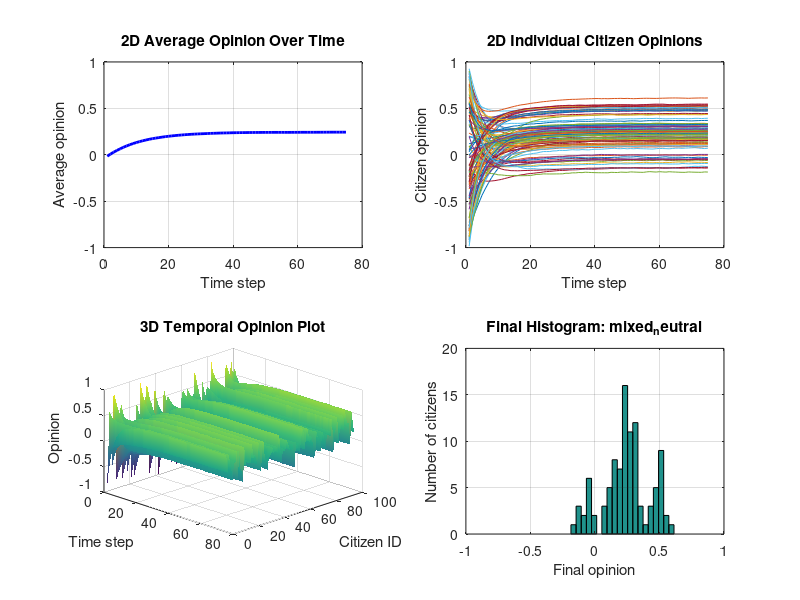
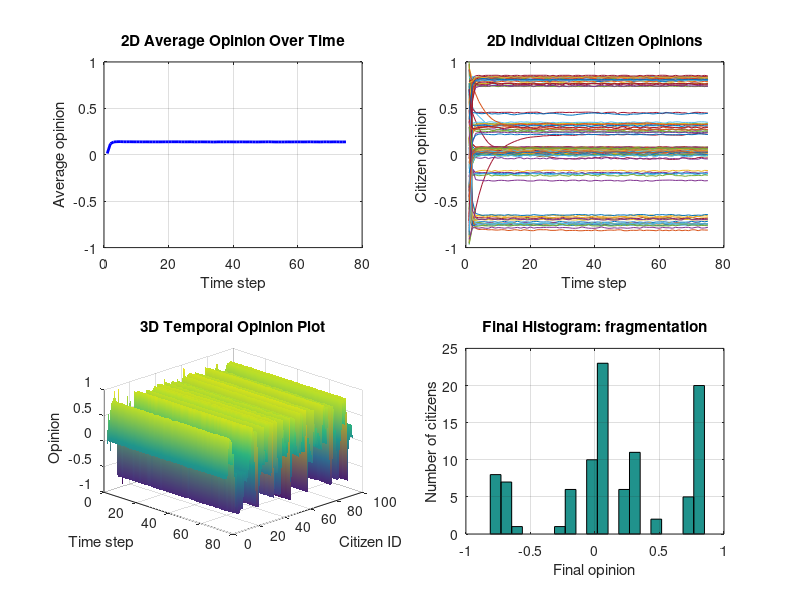
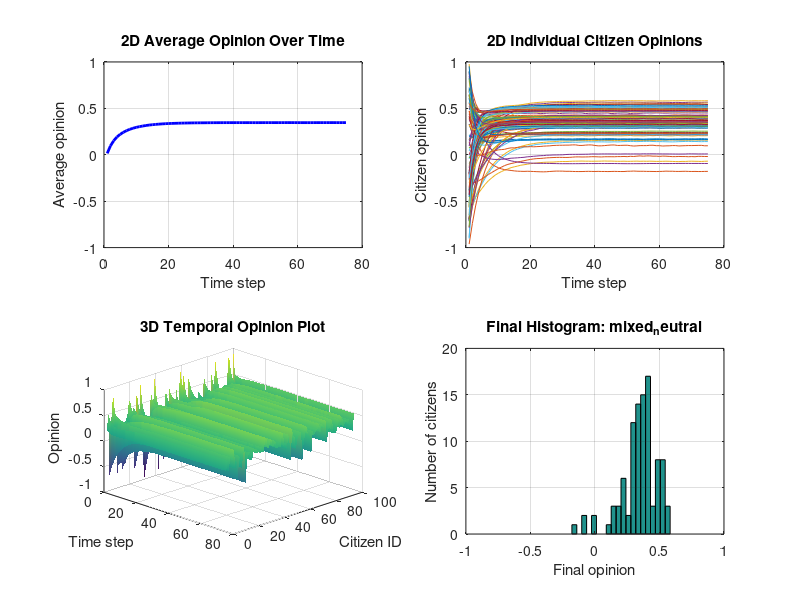
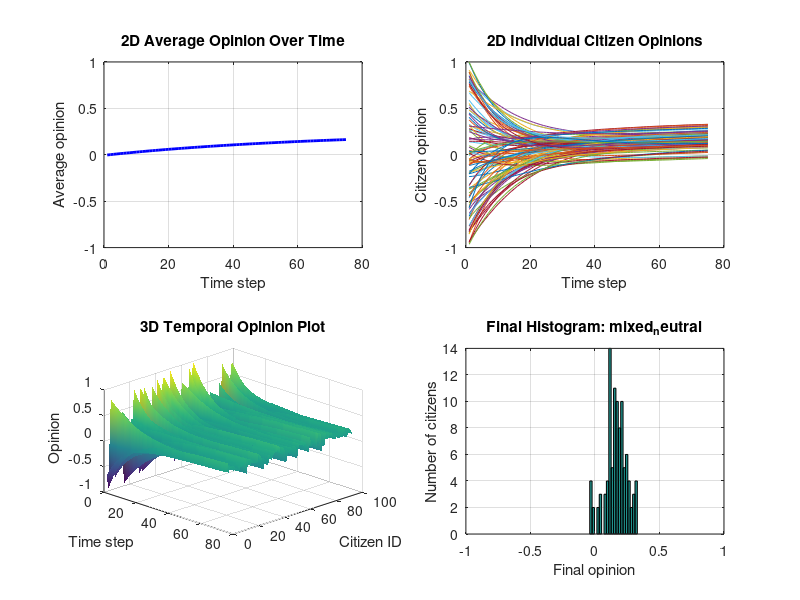

Recreate these plots in MATLAB, in order.
% STTHK2133 Assignment 3 - Part 2
% Person 1 deliverable: single-file Octave ABM engine.
%
% This version is written as a plain script without local functions so it
% works in older GNU Octave versions too.
%
% Run from this folder with:
%   octave main.m

clear;
clc;

fprintf('Opinion Dynamics ABM: AI Learning Assistants\n');
fprintf('Running all scenarios...\n\n');

scenarios = {'baseline', 'strong_influencer', 'strong_expert', 'low_trust'};
summary_rows = cell(length(scenarios), 6);

output_dir = fullfile('..', 'results');
if exist(output_dir, 'dir') ~= 7
    mkdir(output_dir);
end

for s = 1:length(scenarios)
    scenario_name = scenarios{s};
    fprintf('Scenario: %s\n', scenario_name);

    % -----------------------------
    % Scenario configuration
    % -----------------------------
    N = 100;             % citizens, assignment range: 50-200
    I = 5;               % influencers, assignment range: 3-10
    E = 3;               % education experts, assignment range: 1-5
    time_steps = 75;     % assignment range: 50-100

    seed = 2133;

    % Network probabilities.
    p_cc = 0.08;         % citizen-citizen links
    p_ci = 0.45;         % citizen-influencer links
    p_ce = 0.30;         % citizen-expert links

    % Opinion update rates.
    alpha = 0.05;        % direct one-to-one citizen influence
    beta = 0.12;         % neighbour averaging / social pressure
    gamma = 0.10;        % expert correction
    delta = 0.10;        % influencer pressure

    % Influence strengths.
    citizen_influence = 0.35;
    influencer_strength_value = 1.25;
    expert_strength = 0.75;

    % Trust ranges.
    trust_cc_min = 0.25;
    trust_cc_max = 0.75;
    trust_ci_min = 0.35;
    trust_ci_max = 0.80;
    trust_ce_min = 0.60;
    trust_ce_max = 0.95;

    if strcmp(scenario_name, 'baseline')
        seed = 2133;

    elseif strcmp(scenario_name, 'strong_influencer')
        seed = 2134;
        delta = 0.35;
        influencer_strength_value = 2.50;
        p_ci = 0.35;
        trust_ci_min = 0.75;
        trust_ci_max = 1.00;

    elseif strcmp(scenario_name, 'strong_expert')
        seed = 2135;
        gamma = 0.25;
        expert_strength = 1.25;
        p_ce = 0.40;
        trust_ce_min = 0.80;
        trust_ce_max = 1.00;

    elseif strcmp(scenario_name, 'low_trust')
        seed = 2136;
        trust_cc_min = 0.05;
        trust_cc_max = 0.30;
        trust_ci_min = 0.05;
        trust_ci_max = 0.30;
        trust_ce_min = 0.10;
        trust_ce_max = 0.35;
        beta = 0.06;
        gamma = 0.04;
        delta = 0.05;
    end

    fprintf('  agents: citizens=%d, influencers=%d, experts=%d, time steps=%d\n', ...
            N, I, E, time_steps);
    fprintf('  network probabilities: citizen=%.2f, influencer=%.2f, expert=%.2f\n', ...
            p_cc, p_ci, p_ce);
    fprintf('  update rates: alpha=%.2f, beta=%.2f, gamma=%.2f, delta=%.2f\n', ...
            alpha, beta, gamma, delta);

    % -----------------------------
    % Agent initialization
    % -----------------------------
    rng(seed, 'twister');

    % Citizens begin with diverse opinions from strongly against to strongly support.
    O_citizens = -1 + 2 * rand(N, 1);

    % Influencers are intentionally stronger and more extreme.
    base_influencer_opinions = [0.95; 0.90; -0.95; -0.90; 0.95; -0.90; 0.70; -0.70; 0.80; -0.75];
    O_influencers = base_influencer_opinions(1:I);

    % Experts are balanced or moderately supportive of the AI education policy.
    base_expert_opinions = [0.35; 0.45; 0.50; 0.25; 0.55];
    O_experts = base_expert_opinions(1:E);

    citizen_influence_vector = citizen_influence * ones(N, 1);
    influencer_strength = influencer_strength_value * ones(I, 1);

    % -----------------------------
    % Random network and trust setup
    % -----------------------------
    rng(seed + 1000, 'twister');

    A_cc = double(rand(N, N) < p_cc);
    A_cc = A_cc - diag(diag(A_cc));       % remove citizen self-links

    A_ci = double(rand(N, I) < p_ci);
    A_ce = double(rand(N, E) < p_ce);

    T_cc = (trust_cc_min + (trust_cc_max - trust_cc_min) * rand(N, N)) .* A_cc;
    T_ci = (trust_ci_min + (trust_ci_max - trust_ci_min) * rand(N, I)) .* A_ci;
    T_ce = (trust_ce_min + (trust_ce_max - trust_ce_min) * rand(N, E)) .* A_ce;

    % -----------------------------
    % Simulation
    % -----------------------------
    O = O_citizens;
    opinion_history = zeros(time_steps, N);
    average_history = zeros(time_steps, 1);

    opinion_history(1, :) = O';
    average_history(1) = mean(O);

    for t = 2:time_steps
        O_new = O;

        for i = 1:N
            current_opinion = O(i);

            % Direct citizen-to-citizen influence from one connected neighbour.
            neighbours = find(A_cc(i, :) > 0);
            if isempty(neighbours)
                direct_effect = 0;
                average_effect = 0;
            else
                selected_position = randi(length(neighbours));
                j = neighbours(selected_position);
                trust_ij = T_cc(i, j);

                direct_effect = alpha ...
                              * trust_ij ...
                              * citizen_influence_vector(j) ...
                              * (O(j) - O(i));

                mean_neighbour_opinion = mean(O(neighbours));
                average_effect = beta * (mean_neighbour_opinion - O(i));
            end

            % Education expert correction effect.
            connected_experts = find(A_ce(i, :) > 0);
            if isempty(connected_experts)
                expert_effect = 0;
            else
                trust_expert = mean(T_ce(i, connected_experts));
                mean_expert_opinion = mean(O_experts(connected_experts));
                expert_effect = gamma ...
                              * trust_expert ...
                              * expert_strength ...
                              * (mean_expert_opinion - current_opinion);
            end

            % Influencer effect.
            connected_influencers = find(A_ci(i, :) > 0);
            if isempty(connected_influencers)
                influencer_effect = 0;
            else
                trust_influencer = mean(T_ci(i, connected_influencers));
                mean_influencer_opinion = mean(O_influencers(connected_influencers));
                mean_influencer_strength = mean(influencer_strength(connected_influencers));
                influencer_effect = delta ...
                                  * trust_influencer ...
                                  * mean_influencer_strength ...
                                  * (mean_influencer_opinion - current_opinion);
            end

            O_new(i) = current_opinion ...
                     + direct_effect ...
                     + average_effect ...
                     + expert_effect ...
                     + influencer_effect;
        end

        % Keep all opinions inside the assignment range [-1, +1].
        O = max(-1, min(1, O_new));
        opinion_history(t, :) = O';
        average_history(t) = mean(O);
    end

    final_opinions = O;

    % -----------------------------
    % Classification
    % -----------------------------
    final_mean = mean(final_opinions);
    final_std = std(final_opinions);
    final_min = min(final_opinions);
    final_max = max(final_opinions);

    share_positive = mean(final_opinions > 0.35);
    share_negative = mean(final_opinions < -0.35);
    share_neutral = mean(abs(final_opinions) <= 0.20);

    same_sign_links = 0;
    total_links = 0;

    for i = 1:length(final_opinions)
        neighbours = find(A_cc(i, :) > 0);
        for k = 1:length(neighbours)
            j = neighbours(k);
            if sign(final_opinions(i)) == sign(final_opinions(j))
                same_sign_links = same_sign_links + 1;
            end
            total_links = total_links + 1;
        end
    end

    if total_links == 0
        echo_score = 0;
    else
        echo_score = same_sign_links / total_links;
    end

    if final_std < 0.15 && abs(final_mean) > 0.35
        classification = 'consensus';
    elseif share_positive > 0.20 && share_negative > 0.20 && final_std > 0.35
        classification = 'polarization';
    elseif echo_score > 0.65 && final_std > 0.25
        classification = 'echo_chambers';
    elseif final_std > 0.45
        classification = 'fragmentation';
    elseif share_neutral > 0.45
        classification = 'mixed_neutral';
    else
        classification = 'mixed_neutral';
    end

    % -----------------------------
    % Show results in Octave figures
    % -----------------------------
    time_axis = 1:time_steps;
    citizen_axis = 1:N;
    scenario_title = strrep(scenario_name, '_', ' ');

    figure('Name', ['Results - ' scenario_title]);

    subplot(2, 2, 1);
    plot(time_axis, average_history, 'b-', 'LineWidth', 2);
    grid on;
    ylim([-1 1]);
    xlabel('Time step');
    ylabel('Average opinion');
    title('2D Average Opinion Over Time');

    subplot(2, 2, 2);
    plot(time_axis, opinion_history);
    grid on;
    ylim([-1 1]);
    xlabel('Time step');
    ylabel('Citizen opinion');
    title('2D Individual Citizen Opinions');

    subplot(2, 2, 3);
    surf(time_axis, citizen_axis, opinion_history');
    shading interp;
    xlabel('Time step');
    ylabel('Citizen ID');
    zlabel('Opinion');
    zlim([-1 1]);
    title('3D Temporal Opinion Plot');
    view(45, 30);

    subplot(2, 2, 4);
    hist(final_opinions, 20);
    grid on;
    xlim([-1 1]);
    xlabel('Final opinion');
    ylabel('Number of citizens');
    title(['Final Histogram: ' classification]);

    drawnow;

    % -----------------------------
    % CSV export
    % -----------------------------
    prefix = fullfile(output_dir, scenario_name);

    csvwrite([prefix '_opinion_history.csv'], opinion_history);
    csvwrite([prefix '_average_history.csv'], average_history);
    csvwrite([prefix '_final_opinions.csv'], final_opinions);

    csvwrite([prefix '_A_cc.csv'], A_cc);
    csvwrite([prefix '_A_ci.csv'], A_ci);
    csvwrite([prefix '_A_ce.csv'], A_ce);

    scenario_file = [prefix '_summary.csv'];
    fid = fopen(scenario_file, 'w');
    fprintf(fid, 'scenario,final_mean,final_std,final_min,final_max,classification\n');
    fprintf(fid, '%s,%.6f,%.6f,%.6f,%.6f,%s\n', ...
            scenario_name, final_mean, final_std, final_min, final_max, classification);
    fclose(fid);

    summary_rows{s, 1} = scenario_name;
    summary_rows{s, 2} = final_mean;
    summary_rows{s, 3} = final_std;
    summary_rows{s, 4} = final_min;
    summary_rows{s, 5} = final_max;
    summary_rows{s, 6} = classification;

    fprintf('  final mean = %.4f, std = %.4f, class = %s\n', ...
            final_mean, final_std, classification);
    fprintf('  positive share = %.2f, negative share = %.2f, neutral share = %.2f, echo score = %.2f\n', ...
            share_positive, share_negative, share_neutral, echo_score);

    if strcmp(classification, 'consensus')
        fprintf('  interpretation: most citizens moved toward a similar opinion.\n');
    elseif strcmp(classification, 'polarization')
        fprintf('  interpretation: both supportive and opposing opinion groups remain strong.\n');
    elseif strcmp(classification, 'fragmentation')
        fprintf('  interpretation: final opinions remain widely spread across the population.\n');
    elseif strcmp(classification, 'echo_chambers')
        fprintf('  interpretation: connected citizens tend to share similar final opinions.\n');
    else
        fprintf('  interpretation: public opinion remains moderate or mixed.\n');
    end
end

% Combined summary CSV for report comparison.
fid = fopen(fullfile(output_dir, 'scenario_summary.csv'), 'w');
fprintf(fid, 'scenario,final_mean,final_std,final_min,final_max,classification\n');

for i = 1:size(summary_rows, 1)
    fprintf(fid, '%s,%.6f,%.6f,%.6f,%.6f,%s\n', ...
            summary_rows{i, 1}, summary_rows{i, 2}, summary_rows{i, 3}, ...
            summary_rows{i, 4}, summary_rows{i, 5}, summary_rows{i, 6});
end

fclose(fid);

fprintf('\nFinal scenario summary:\n');
fprintf('%-20s %-12s %-12s %-12s %-12s %s\n', ...
        'Scenario', 'Mean', 'Std', 'Min', 'Max', 'Classification');
fprintf('%-20s %-12s %-12s %-12s %-12s %s\n', ...
        '--------', '----', '---', '---', '---', '--------------');

for i = 1:size(summary_rows, 1)
    fprintf('%-20s %-12.6f %-12.6f %-12.6f %-12.6f %s\n', ...
            summary_rows{i, 1}, summary_rows{i, 2}, summary_rows{i, 3}, ...
            summary_rows{i, 4}, summary_rows{i, 5}, summary_rows{i, 6});
end

fprintf('\nDone. CSV files saved in ../results\n');
fprintf('Four result figures were opened in Octave, one for each scenario.\n');
